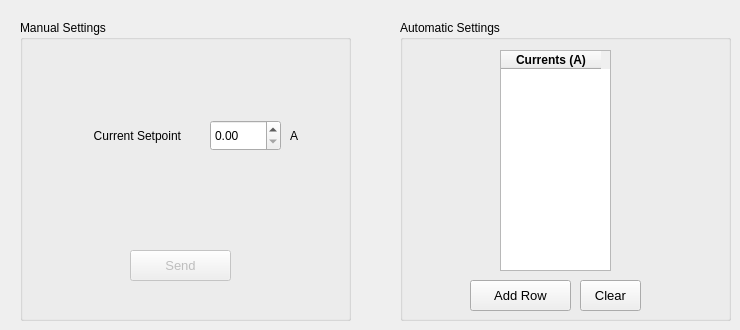
         <widget class="QWidget" name="tab_19">
          <attribute name="title">
           <string>Current Adjustment</string>
          </attribute>
          <widget class="QGroupBox" name="Configuracao_Manual_2">
           <property name="geometry">
            <rect>
             <x>20</x>
             <y>20</y>
             <width>331</width>
             <height>301</height>
            </rect>
           </property>
           <property name="title">
            <string>Manual Settings</string>
           </property>
           <widget class="QLabel" name="label_106">
            <property name="geometry">
             <rect>
              <x>20</x>
              <y>100</y>
              <width>141</width>
              <height>31</height>
             </rect>
            </property>
            <property name="text">
             <string>Current Setpoint</string>
            </property>
            <property name="alignment">
             <set>Qt::AlignRight|Qt::AlignTrailing|Qt::AlignVCenter</set>
            </property>
           </widget>
           <widget class="QLabel" name="label_190">
            <property name="geometry">
             <rect>
              <x>270</x>
              <y>100</y>
              <width>21</width>
              <height>31</height>
             </rect>
            </property>
            <property name="text">
             <string>A</string>
            </property>
           </widget>
           <widget class="QPushButton" name="pb_send_2">
            <property name="enabled">
             <bool>false</bool>
            </property>
            <property name="geometry">
             <rect>
              <x>110</x>
              <y>230</y>
              <width>101</width>
              <height>31</height>
             </rect>
            </property>
            <property name="font">
             <font>
              <pointsize>10</pointsize>
             </font>
            </property>
            <property name="text">
             <string>Send</string>
            </property>
            <property name="icon">
             <iconset resource="resource_file.qrc">
              <normaloff>:/Images/imagens/1351621501_Check.png</normaloff>:/Images/imagens/1351621501_Check.png</iconset>
            </property>
           </widget>
           <widget class="QDoubleSpinBox" name="dsb_current_setpoint_2">
            <property name="geometry">
             <rect>
              <x>190</x>
              <y>100</y>
              <width>71</width>
              <height>31</height>
             </rect>
            </property>
           </widget>
          </widget>
          <widget class="QGroupBox" name="Configuracao_Auto_2">
           <property name="geometry">
            <rect>
             <x>400</x>
             <y>20</y>
             <width>331</width>
             <height>301</height>
            </rect>
           </property>
           <property name="title">
            <string>Automatic Settings</string>
           </property>
           <widget class="QTableWidget" name="tw_auto_set_2">
            <property name="geometry">
             <rect>
              <x>100</x>
              <y>30</y>
              <width>111</width>
              <height>221</height>
             </rect>
            </property>
            <property name="rowCount">
             <number>0</number>
            </property>
            <column>
             <property name="text">
              <string>Currents (A)</string>
             </property>
             <property name="font">
              <font>
               <weight>75</weight>
               <italic>false</italic>
               <bold>true</bold>
              </font>
             </property>
            </column>
           </widget>
           <widget class="QPushButton" name="pb_rows_auto_2">
            <property name="geometry">
             <rect>
              <x>70</x>
              <y>260</y>
              <width>101</width>
              <height>31</height>
             </rect>
            </property>
            <property name="font">
             <font>
              <pointsize>10</pointsize>
             </font>
            </property>
            <property name="text">
             <string>Add Row</string>
            </property>
            <property name="icon">
             <iconset resource="resource_file.qrc">
              <normaloff>:/Images/imagens/1351619277_plus_64.png</normaloff>:/Images/imagens/1351619277_plus_64.png</iconset>
            </property>
            <property name="iconSize">
             <size>
              <width>14</width>
              <height>14</height>
             </size>
            </property>
           </widget>
           <widget class="QPushButton" name="pb_clear_table_2">
            <property name="geometry">
             <rect>
              <x>180</x>
              <y>260</y>
              <width>61</width>
              <height>31</height>
             </rect>
            </property>
            <property name="font">
             <font>
              <pointsize>10</pointsize>
             </font>
            </property>
            <property name="text">
             <string>Clear</string>
            </property>
           </widget>
          </widget>
         </widget>
